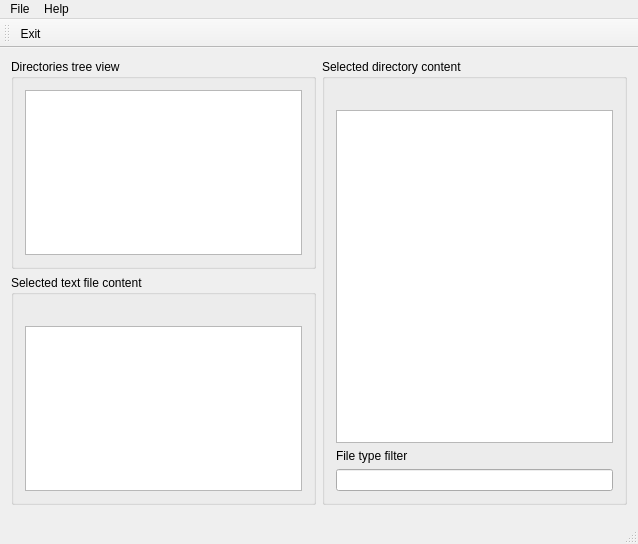
<?xml version="1.0" encoding="UTF-8"?>
<ui version="4.0">
 <class>MainWindow</class>
 <widget class="QMainWindow" name="MainWindow">
  <property name="geometry">
   <rect>
    <x>0</x>
    <y>0</y>
    <width>638</width>
    <height>544</height>
   </rect>
  </property>
  <property name="windowTitle">
   <string>MainWindow</string>
  </property>
  <widget class="QWidget" name="centralWidget">
   <property name="sizePolicy">
    <sizepolicy hsizetype="Expanding" vsizetype="Expanding">
     <horstretch>0</horstretch>
     <verstretch>0</verstretch>
    </sizepolicy>
   </property>
   <layout class="QGridLayout" name="gridLayout">
    <item row="0" column="0">
     <widget class="QGroupBox" name="dirTreeViewGroupBox">
      <property name="title">
       <string>Directories tree view</string>
      </property>
      <layout class="QHBoxLayout" name="horizontalLayout_2">
       <item>
        <widget class="QTreeView" name="treeView">
         <property name="toolTip">
          <string>&lt;html&gt;&lt;head/&gt;&lt;body&gt;&lt;p&gt;Tree view of actually observing directory&lt;/p&gt;&lt;/body&gt;&lt;/html&gt;</string>
         </property>
         <property name="sortingEnabled">
          <bool>true</bool>
         </property>
         <property name="animated">
          <bool>true</bool>
         </property>
        </widget>
       </item>
      </layout>
     </widget>
    </item>
    <item row="0" column="1" rowspan="2">
     <widget class="QGroupBox" name="currDirGroupBox">
      <property name="title">
       <string>Selected directory content</string>
      </property>
      <layout class="QGridLayout" name="gridLayout_2">
       <item row="3" column="0">
        <widget class="QLabel" name="suffixLabel">
         <property name="text">
          <string>File type filter</string>
         </property>
        </widget>
       </item>
       <item row="1" column="0">
        <widget class="QTextEdit" name="dirListTextEdit">
         <property name="toolTip">
          <string>&lt;html&gt;&lt;head/&gt;&lt;body&gt;&lt;p&gt;List of selected and filtered files in selected directory&lt;/p&gt;&lt;/body&gt;&lt;/html&gt;</string>
         </property>
        </widget>
       </item>
       <item row="0" column="0">
        <widget class="QLabel" name="dirName">
         <property name="toolTip">
          <string>&lt;html&gt;&lt;head/&gt;&lt;body&gt;&lt;p&gt;Name of selected directory.&lt;/p&gt;&lt;/body&gt;&lt;/html&gt;</string>
         </property>
         <property name="text">
          <string/>
         </property>
        </widget>
       </item>
       <item row="4" column="0">
        <widget class="QLineEdit" name="filterEdit">
         <property name="toolTip">
          <string>&lt;html&gt;&lt;head/&gt;&lt;body&gt;&lt;p&gt;Put to this box desired suffix &lt;/p&gt;&lt;/body&gt;&lt;/html&gt;</string>
         </property>
        </widget>
       </item>
      </layout>
     </widget>
    </item>
    <item row="1" column="0">
     <widget class="QGroupBox" name="textEditorGroupBox">
      <property name="title">
       <string>Selected text file content</string>
      </property>
      <layout class="QVBoxLayout" name="verticalLayout_3">
       <item>
        <widget class="QLabel" name="fileName">
         <property name="toolTip">
          <string>&lt;html&gt;&lt;head/&gt;&lt;body&gt;&lt;p&gt;Name of selected directory&lt;/p&gt;&lt;/body&gt;&lt;/html&gt;</string>
         </property>
         <property name="text">
          <string/>
         </property>
        </widget>
       </item>
       <item>
        <widget class="QTextEdit" name="fileTextEdit">
         <property name="toolTip">
          <string>&lt;html&gt;&lt;head/&gt;&lt;body&gt;&lt;p&gt;Selected text file content&lt;/p&gt;&lt;/body&gt;&lt;/html&gt;</string>
         </property>
        </widget>
       </item>
      </layout>
     </widget>
    </item>
    <item row="2" column="0" colspan="2">
     <widget class="DirVisualiser" name="dirVisualiserWidget" native="true">
      <property name="sizePolicy">
       <sizepolicy hsizetype="Expanding" vsizetype="Expanding">
        <horstretch>0</horstretch>
        <verstretch>0</verstretch>
       </sizepolicy>
      </property>
     </widget>
    </item>
   </layout>
  </widget>
  <widget class="QMenuBar" name="menuBar">
   <property name="geometry">
    <rect>
     <x>0</x>
     <y>0</y>
     <width>638</width>
     <height>25</height>
    </rect>
   </property>
   <widget class="QMenu" name="menuFile">
    <property name="title">
     <string>File</string>
    </property>
    <addaction name="actionOpen_directory"/>
    <addaction name="actionExit"/>
   </widget>
   <widget class="QMenu" name="menuHelp">
    <property name="title">
     <string>Help</string>
    </property>
    <addaction name="actionAbout_Qt"/>
    <addaction name="actionAbout_program"/>
   </widget>
   <addaction name="menuFile"/>
   <addaction name="menuHelp"/>
  </widget>
  <widget class="QToolBar" name="mainToolBar">
   <attribute name="toolBarArea">
    <enum>TopToolBarArea</enum>
   </attribute>
   <attribute name="toolBarBreak">
    <bool>false</bool>
   </attribute>
   <addaction name="actionExit"/>
  </widget>
  <widget class="QStatusBar" name="statusBar"/>
  <action name="actionExit">
   <property name="text">
    <string>Exit</string>
   </property>
   <property name="shortcut">
    <string>Ctrl+Q</string>
   </property>
  </action>
  <action name="actionAbout_Qt">
   <property name="text">
    <string>About Qt</string>
   </property>
  </action>
  <action name="actionOpen_directory">
   <property name="text">
    <string>Open directory</string>
   </property>
   <property name="toolTip">
    <string>Choose which directory you want to open</string>
   </property>
  </action>
  <action name="actionAbout_program">
   <property name="text">
    <string>About program</string>
   </property>
  </action>
 </widget>
 <layoutdefault spacing="6" margin="11"/>
 <customwidgets>
  <customwidget>
   <class>DirVisualiser</class>
   <extends>QWidget</extends>
   <header>dirvisualiser.h</header>
   <container>1</container>
  </customwidget>
 </customwidgets>
 <resources/>
 <connections>
  <connection>
   <sender>actionExit</sender>
   <signal>triggered()</signal>
   <receiver>MainWindow</receiver>
   <slot>close()</slot>
   <hints>
    <hint type="sourcelabel">
     <x>-1</x>
     <y>-1</y>
    </hint>
    <hint type="destinationlabel">
     <x>217</x>
     <y>293</y>
    </hint>
   </hints>
  </connection>
 </connections>
</ui>
